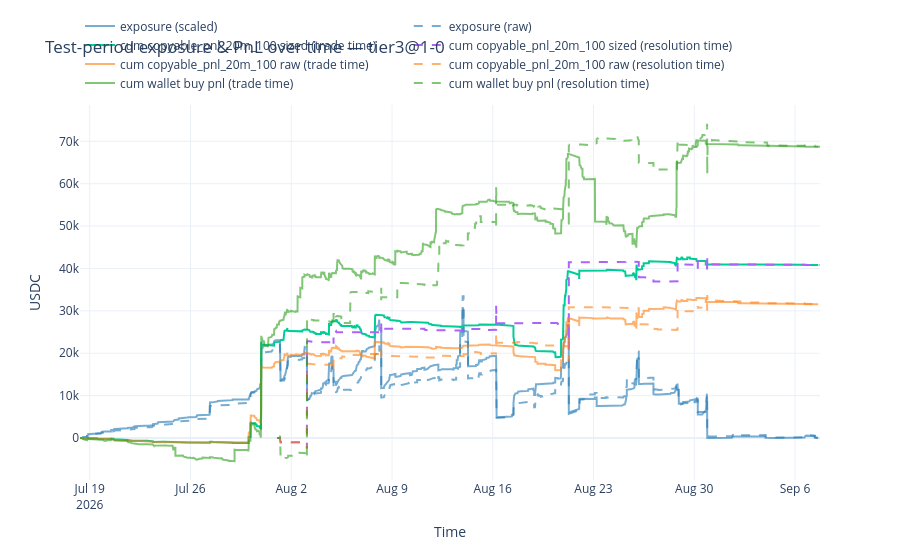

Write notebook code for a chart like this one.
### Markdown cell above
## Test-period exposure & PnL over time

Exposure opens at each BUY (`qty = alpha_w * copyable_qty_5m_100` capped by `bucket_avail_copy_qty`, at `price`) and closes at contract resolution `last_condition_trade_ts` — only for contracts resolved within the test window, so unresolved exposure stays open. PnL shown twice: attributed at trade time (`dt`) and at contract resolution time (`last_condition_trade_ts`, resolved contracts only).

### Code cell
import plotly.graph_objects as go

test = splits["test"].copy()
alpha_map = schemes[best_name][1]
test["alpha_w"] = test["wallet"].map(alpha_map).fillna(1.0)
test["raw_copy_pnl"] = test[PNL_COL]
test["wallet_buy_pnl"] = test["pnl"]
test["res_ts"] = pd.to_datetime(test["last_condition_trade_ts"], utc=True, errors="coerce")

# Run sim to get taken mask — exposure/qty must respect the budget
res = run_sim(splits["test"], alpha_map, pnl_col=PNL_COL, qty_col=QTY_COL,
                 group_col="token_group", group_budget=EXPOSURE_BUDGET)
taken_idx = set(res["taken"].values)
test["taken"] = test.index.isin(taken_idx)
test["qty"] = np.clip(test["alpha_w"] * test[QTY_COL], 0.0, test["bucket_avail_copy_qty"])

# Per-trade sim PnL: only for taken trades
per_share = test[PNL_COL] / test[QTY_COL].replace(0, np.nan)
test["copy_pnl"] = np.where(test["taken"], per_share * test["qty"], 0.0)

taken = test[test["taken"]].copy()
print(f"taken trades: {len(taken):,} / {len(test):,}  sim PnL: {taken["copy_pnl"].sum():,.0f}")

window_end = test["dt"].max()
resolved = test["res_ts"] <= window_end
print(
    f"test trades: {len(test):,}  contracts: {test["condition_id"].nunique():,}  "
    f"resolved by {window_end:%Y-%m-%d}: {int(resolved.sum()):,} trades "
    f"({test.loc[resolved, "condition_id"].nunique():,} contracts)"
)
print(
    f"raw {PNL_COL} sum: {test[PNL_COL].sum():,.0f}  "
    f"wallet pnl sum: {test["wallet_buy_pnl"].sum():,.0f}  "
    f"sim copy_pnl sum: {taken["copy_pnl"].sum():,.0f}"
)

# Exposure (scaled): only from taken trades
taken_resolved = taken["res_ts"] <= window_end
open_ev = pd.DataFrame({
    "ev_dt": taken["dt"],
    "exposure_delta": taken["qty"] * taken["price"],
})
close_ev = pd.DataFrame({
    "ev_dt": taken.loc[taken_resolved, "res_ts"],
    "exposure_delta": -(taken.loc[taken_resolved, "qty"] * taken.loc[taken_resolved, "price"]),
})
events = (
    pd.concat([open_ev, close_ev], ignore_index=True)
    .sort_values("ev_dt")
    .reset_index(drop=True)
)
events["exposure"] = events["exposure_delta"].cumsum()

# Exposure (raw): all trades, unscaled
raw_ev = pd.DataFrame({
    "ev_dt": test["dt"],
    "exposure_delta": test[QTY_COL] * test["price"],
})
raw_close = pd.DataFrame({
    "ev_dt": test.loc[resolved, "res_ts"],
    "exposure_delta": -(test.loc[resolved, QTY_COL] * test.loc[resolved, "price"]),
})
raw_events = (
    pd.concat([raw_ev, raw_close], ignore_index=True)
    .sort_values("ev_dt")
    .reset_index(drop=True)
)
raw_events["exposure"] = raw_events["exposure_delta"].cumsum()

def _cum_pnl(dt_col, pnl_col):
    df = test[[dt_col, pnl_col]].rename(columns={dt_col: "ev_dt", pnl_col: "pnl"})
    df = df.sort_values("ev_dt").reset_index(drop=True)
    df["cum_pnl"] = df["pnl"].cumsum()
    return df

pnl_trade = _cum_pnl("dt", "copy_pnl")
pnl_res = _cum_pnl("res_ts", "copy_pnl")
pnl_raw_trade = _cum_pnl("dt", "raw_copy_pnl")
pnl_raw_res = _cum_pnl("res_ts", "raw_copy_pnl")
pnl_wallet_trade = _cum_pnl("dt", "wallet_buy_pnl")
pnl_wallet_res = _cum_pnl("res_ts", "wallet_buy_pnl")

fig = go.Figure()
fig.add_trace(go.Scatter(x=events["ev_dt"], y=events["exposure"], mode="lines",
    name="exposure (scaled)", line=dict(color="rgba(31,119,180,0.6)")))
fig.add_trace(go.Scatter(x=raw_events["ev_dt"], y=raw_events["exposure"], mode="lines",
    name="exposure (raw)", line=dict(dash="dash", color="rgba(31,119,180,0.6)")))
fig.add_trace(go.Scatter(
    x=pnl_trade["ev_dt"], y=pnl_trade["cum_pnl"], mode="lines",
    name=f"cum {PNL_COL} sized (trade time)",
))
fig.add_trace(go.Scatter(
    x=pnl_res["ev_dt"], y=pnl_res["cum_pnl"], mode="lines", line=dict(dash="dash"),
    name=f"cum {PNL_COL} sized (resolution time)",
))
fig.add_trace(go.Scatter(
    x=pnl_raw_trade["ev_dt"], y=pnl_raw_trade["cum_pnl"], mode="lines",
    name=f"cum {PNL_COL} raw (trade time)", line=dict(color="rgba(255,127,14,0.6)"),
))
fig.add_trace(go.Scatter(
    x=pnl_raw_res["ev_dt"], y=pnl_raw_res["cum_pnl"], mode="lines",
    name=f"cum {PNL_COL} raw (resolution time)", line=dict(dash="dash", color="rgba(255,127,14,0.6)"),
))
fig.add_trace(go.Scatter(
    x=pnl_wallet_trade["ev_dt"], y=pnl_wallet_trade["cum_pnl"], mode="lines",
    name="cum wallet buy pnl (trade time)", line=dict(color="rgba(44,160,28,0.6)"),
))
fig.add_trace(go.Scatter(
    x=pnl_wallet_res["ev_dt"], y=pnl_wallet_res["cum_pnl"], mode="lines",
    name="cum wallet buy pnl (resolution time)", line=dict(dash="dash", color="rgba(44,160,28,0.6)"),
))
fig.update_layout(
    title=f"Test-period exposure & PnL over time — {best_name}",
    xaxis_title="Time",
    yaxis_title="USDC",
    template="plotly_white",
    legend=dict(orientation="h", yanchor="bottom", y=1.02),
)
fig.show()

### Figure 1 — Plotly figure (JSON) as saved in the notebook; plotly's stock layout.template omitted (floating-point values rounded to 4 significant figures; data arrays with more than 128 entries replaced by an {"elided": "..."} marker saying what was removed)
{"data": [{"line": {"color": "rgba(31,119,180,0.6)"}, "mode": "lines", "name": "exposure (scaled)", "type": "scatter", "x": {"elided": "4377 str values"}, "y": {"elided": "4377 float values"}}, {"line": {"color": "rgba(31,119,180,0.6)", "dash": "dash"}, "mode": "lines", "name": "exposure (raw)", "type": "scatter", "x": {"elided": "12441 str values"}, "y": {"elided": "12441 float values"}}, {"mode": "lines", "name": "cum copyable_pnl_20m_100 sized (trade time)", "type": "scatter", "x": {"elided": "6230 str values"}, "y": {"elided": "6230 float values"}}, {"line": {"dash": "dash"}, "mode": "lines", "name": "cum copyable_pnl_20m_100 sized (resolution time)", "type": "scatter", "x": {"elided": "6230 str values"}, "y": {"elided": "6230 float values"}}, {"line": {"color": "rgba(255,127,14,0.6)"}, "mode": "lines", "name": "cum copyable_pnl_20m_100 raw (trade time)", "type": "scatter", "x": {"elided": "6230 str values"}, "y": {"elided": "6230 float values"}}, {"line": {"color": "rgba(255,127,14,0.6)", "dash": "dash"}, "mode": "lines", "name": "cum copyable_pnl_20m_100 raw (resolution time)", "type": "scatter", "x": {"elided": "6230 str values"}, "y": {"elided": "6230 float values"}}, {"line": {"color": "rgba(44,160,28,0.6)"}, "mode": "lines", "name": "cum wallet buy pnl (trade time)", "type": "scatter", "x": {"elided": "6230 str values"}, "y": {"elided": "6230 float values"}}, {"line": {"color": "rgba(44,160,28,0.6)", "dash": "dash"}, "mode": "lines", "name": "cum wallet buy pnl (resolution time)", "type": "scatter", "x": {"elided": "6230 str values"}, "y": {"elided": "6230 float values"}}], "layout": {"legend": {"orientation": "h", "y": 1.02, "yanchor": "bottom"}, "title": {"text": "Test-period exposure & PnL over time — tier3@1-0"}, "xaxis": {"title": {"text": "Time"}}, "yaxis": {"title": {"text": "USDC"}}}}
